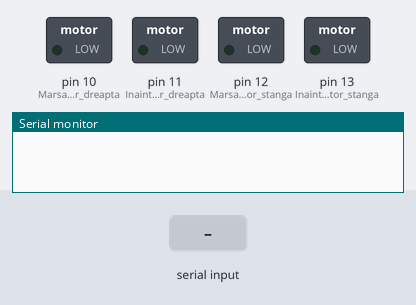
Recording of a sketch running on a simulated Arduino Uno, built with avr-gcc and run on an emulated ATmega328P. Parts: switched loads named in the sketch (green lamp = pin HIGH), the last lines printed to the serial monitor. The inputs (shaded band) are chosen by the test bench.

Above: at 1.2 s.
1.3 s: "F" received over Serial
At 2.3 s:
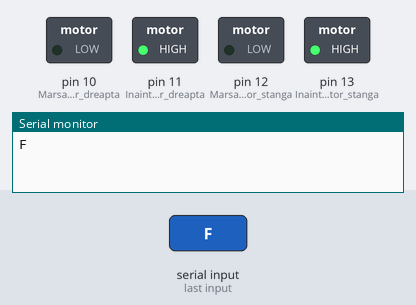
2.9 s: "B" received over Serial
At 3.6 s:
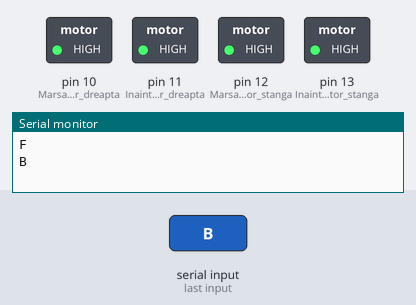
Timing chart, 0 to 5.9 s (numbered marks = the images above; inputs shaded):
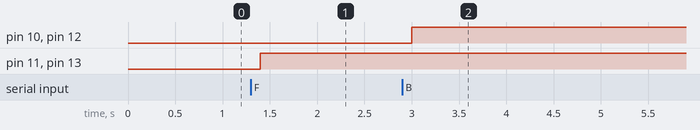

The sketch:

rc_car_main.ino
```cpp
char t;

void setup() {
  pinMode(13, OUTPUT);   //Inaintare motor stanga
  pinMode(12, OUTPUT);   //Marsarier motor stanga
  pinMode(11, OUTPUT);   //Inaintare motor dreapta
  pinMode(10, OUTPUT);   //Marsarier motor dreapta
  Serial.begin(9600);

}

void loop() {
  if (Serial.available()) {
    t = Serial.read();
    Serial.println(t);
  }
  switch (t)
  {
  case 'F': //INAINTARE
    digitalWrite(13, HIGH);
    digitalWrite(11, HIGH);
    break;
  case 'B': //MARSARIER
    digitalWrite(12, HIGH);
    digitalWrite(10, HIGH);
    break;
  case 'L': //STANGA
    digitalWrite(11, HIGH);
    break;
  case 'R': //DREAPTA
    digitalWrite(13, HIGH);
    break;
  case 'S': //OPRESTE TOATE MOTOARELE
    digitalWrite(13, LOW);
    digitalWrite(12, LOW);
    digitalWrite(11, LOW);
    digitalWrite(10, LOW);
    break;
  }
  delay(100);
}
```

Measured:
- after the input at 1.3 s, pin 11 (Inaintare_motor_dreapta), pin 13 (Inaintare_motor_stanga): LOW → HIGH after 0.10 s
- after the input at 2.9 s, pin 10 (Marsarier_motor_dreapta), pin 12 (Marsarier_motor_stanga): LOW → HIGH after 0.10 s
